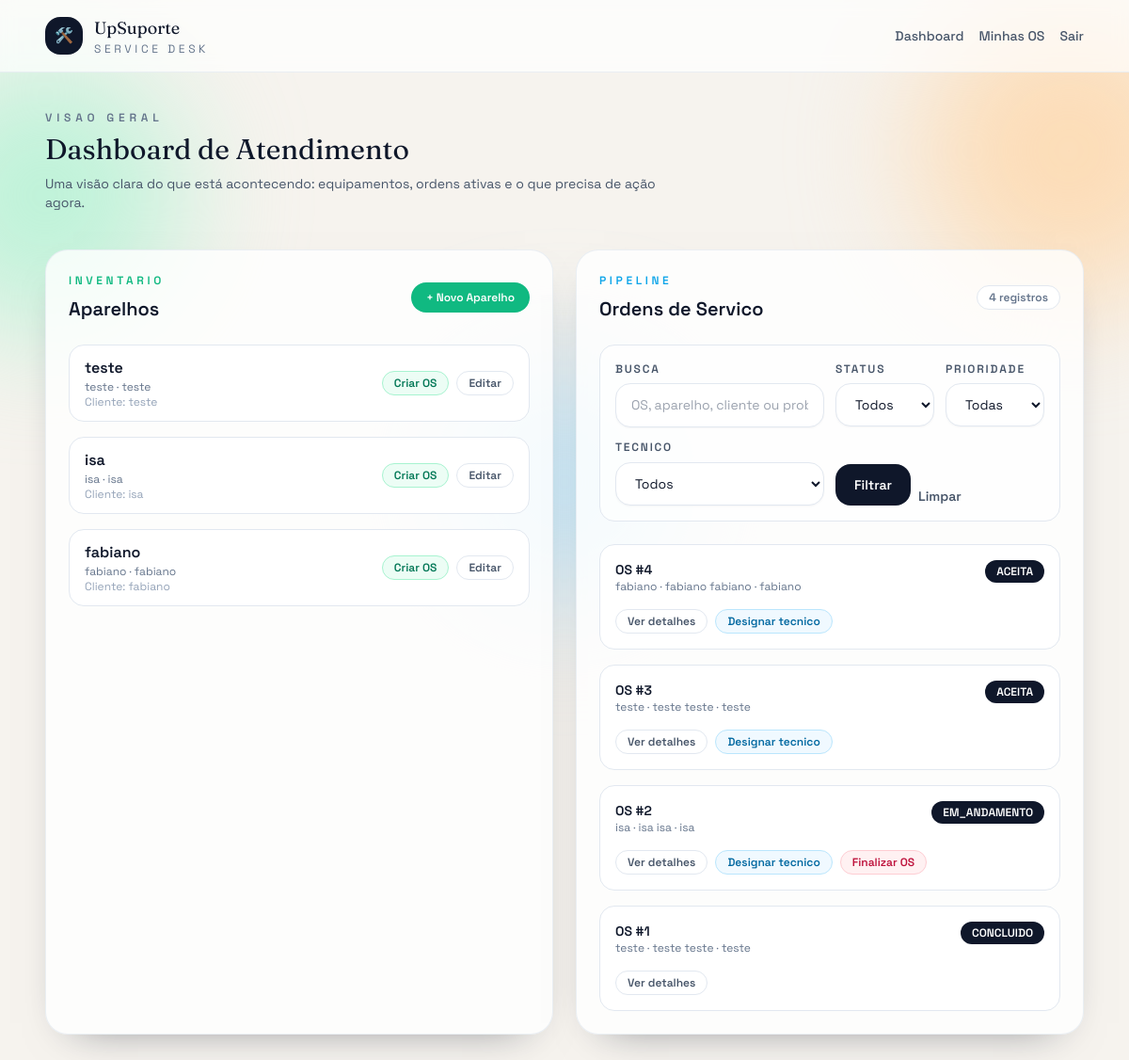
The app's page / (signed in) with its own data.
### core/models.py (models this page shows, shortened)
class Aparelho(models.Model):
    TIPO_CHOICES = [
        ("NOTEBOOK", "Notebook"),
        ("DESKTOP", "Desktop"),
        ("IMPRESSORA", "Impressora"),
        ("MONITOR", "Monitor"),
        ("OUTRO", "Outro"),
    ]
    nome = models.CharField(max_length=150)
    tipo = models.CharField(max_length=50, choices=TIPO_CHOICES)
    marca = models.CharField(max_length=100)
    modelo = models.CharField(max_length=100)
    numero_serie = models.CharField(max_length=100, unique=True)
    cliente = models.CharField(max_length=150)
    data_cadastro = models.DateTimeField(auto_now_add=True)

class OrdemServico(models.Model):
    STATUS_CHOICES = [
        ("ABERTO", "Aberto"),
        ("AGENDADO", "Agendado"),
        ("EM_ANDAMENTO", "Em andamento"),
        ("ACEITA", "Aceita"),
        ("REJEITADA", "Rejeitada"),
        ("CONCLUIDO", "Concluído"),
        ("CANCELADO", "Cancelado"),
    ]
    PRIORIDADE_CHOICES = [
        ("BAIXA", "Baixa"),
        ("MEDIA", "Média"),
        ("ALTA", "Alta"),
    ]
    aparelho = models.ForeignKey(Aparelho, on_delete=models.CASCADE, related_name="ordens")
    funcionario = models.ForeignKey(Funcionario, on_delete=models.SET_NULL, null=True, blank=True)
    problema_relatado = models.TextField()
    status = models.CharField(max_length=20, choices=STATUS_CHOICES, default="ABERTO")
    data_agendada = models.DateField(null=True, blank=True)
    hora_agendada = models.TimeField(null=True, blank=True)
    prioridade = models.CharField(max_length=10, choices=PRIORIDADE_CHOICES, default="MEDIA")
    laudo_tecnico = models.TextField(blank=True)  # só preenche quando finaliza
    data_criacao = models.DateTimeField(auto_now_add=True)
    data_conclusao = models.DateTimeField(null=True, blank=True)
    data_limite_sla = models.DateTimeField(null=True, blank=True)
    def get_sla_deadline(self):
        if self.data_limite_sla:
            return self.data_limite_sla
        horas = settings.SLA_HORAS.get(self.prioridade, 48)
        return self.data_criacao + timezone.timedelta(hours=horas)
    def is_atrasada(self):
        if self.status in {"CONCLUIDO", "CANCELADO"}:
            return False
        return timezone.now() > self.get_sla_deadline()

### core/views.py (the view, shortened to what this page needs)
# urls.py: path('', views.home, name='home'),
@login_required
def home(request):
    funcionario = _get_funcionario(request.user)
    is_gestor = request.user.groups.filter(name="Gestor").exists()
    is_tecnico = request.user.groups.filter(name="Tecnico").exists()
    if is_tecnico and funcionario:
        aparelhos = Aparelho.objects.none()
        ordens = (
            OrdemServico.objects.filter(funcionario=funcionario)
            .select_related("aparelho", "funcionario")
        )
    else:
        aparelhos = Aparelho.objects.all()
        ordens = OrdemServico.objects.select_related("aparelho", "funcionario")
    q = request.GET.get("q", "").strip()
    status = request.GET.get("status", "").strip()
    prioridade = request.GET.get("prioridade", "").strip()
    tecnico_id = request.GET.get("tecnico", "").strip()
    if status:
        ordens = ordens.filter(status=status)
    if prioridade:
        ordens = ordens.filter(prioridade=prioridade)
    if is_gestor and tecnico_id:
        ordens = ordens.filter(funcionario_id=tecnico_id)
    ordens = ordens.order_by("-data_criacao")
    return render(
        request,
        "home.html",
        {
            "aparelhos": aparelhos,
            "ordens": ordens,
            "funcionario": funcionario,
            "is_gestor": is_gestor,
            "is_tecnico": is_tecnico,
            "status_choices": OrdemServico.STATUS_CHOICES,
            "prioridade_choices": OrdemServico.PRIORIDADE_CHOICES,
            "tecnicos": Funcionario.objects.all() if is_gestor else Funcionario.objects.none(),
            "filters": {
                "q": q,
                "status": status,
                "prioridade": prioridade,
                "tecnico": tecnico_id,
            },
        },
    )

### core/models.py (called while the page is built)
    def __str__(self):
        return self.usuario.get_full_name() or self.usuario.username

### core/views.py (called while the page is built)
def _get_funcionario(user):
    try:
        return user.funcionario
    except Funcionario.DoesNotExist:
        return None

### templates/home.html (shortened to what this page needs)
{% extends "base.html" %}
{% block content %}
<div class="flex flex-col gap-2">
  <p class="text-xs font-semibold uppercase tracking-[0.4em] text-slate-500">Visao Geral</p>
  <h2 class="font-display text-3xl">Dashboard de Atendimento</h2>
  <p class="max-w-2xl text-sm text-slate-600">
    Uma visão clara do que está acontecendo: equipamentos, ordens ativas e o que precisa de ação agora.
  </p>
</div>
<div class="mt-10 grid gap-6 {% if is_gestor %}lg:grid-cols-2{% else %}grid-cols-1{% endif %}">
  {% if is_gestor %}
  <div class="rounded-3xl border border-slate-200/70 bg-white/80 p-6 shadow-soft">
    <div class="flex items-center justify-between">
      <div>
        <p class="text-xs font-semibold uppercase tracking-[0.3em] text-emerald-500">Inventario</p>
        <h3 class="mt-2 text-xl font-semibold">Aparelhos</h3>
      </div>
      <a href="{% url 'novo_aparelho' %}" class="rounded-full bg-emerald-500 px-4 py-2 text-xs font-semibold text-white transition hover:-translate-y-0.5">
        + Novo Aparelho
      </a>
    </div>
    <div class="mt-6 space-y-4">
      {% for a in aparelhos %}
      <div class="flex flex-wrap items-center justify-between gap-3 rounded-2xl border border-slate-200 bg-white px-4 py-3">
        <div>
          <p class="font-semibold text-slate-900">{{ a.nome }}</p>
          <p class="text-xs text-slate-500">{{ a.marca }} · {{ a.modelo }}</p>
          <p class="text-xs text-slate-400">Cliente: {{ a.cliente }}</p>
        </div>
        <div class="flex items-center gap-2">
          <a href="{% url 'nova_os' a.id %}" class="rounded-full border border-emerald-200 bg-emerald-50 px-3 py-1 text-xs font-semibold text-emerald-700">
            Criar OS
          </a>
          <a href="{% url 'editar_aparelho' a.id %}" class="rounded-full border border-slate-200 px-3 py-1 text-xs font-semibold text-slate-600">
            Editar
          </a>
        </div>
      </div>
      {% empty %}
      <p class="rounded-2xl border border-dashed border-slate-200 bg-white/60 px-4 py-6 text-sm text-slate-500">
        Nenhum aparelho cadastrado ainda.
      </p>
      {% endfor %}
    </div>
  </div>
  {% endif %}
  <div class="rounded-3xl border border-slate-200/70 bg-white/80 p-6 shadow-soft">
    <div class="flex flex-wrap items-center justify-between gap-3">
      <div>
        <p class="text-xs font-semibold uppercase tracking-[0.3em] text-sky-500">Pipeline</p>
        <h3 class="mt-2 text-xl font-semibold">Ordens de Servico</h3>
      </div>
      <span class="rounded-full border border-slate-200 bg-white px-3 py-1 text-xs font-semibold text-slate-500">
        {{ ordens|length }} registros
      </span>
    </div>
    <form method="get" class="mt-6 grid gap-3 rounded-2xl border border-slate-200 bg-white/70 p-4 sm:grid-cols-2 lg:grid-cols-4">
      <div class="sm:col-span-2 lg:col-span-2">
        <label class="form-label">Busca</label>
        <input
          type="text"
          name="q"
          value="{{ filters.q }}"
          class="form-control"
          placeholder="OS, aparelho, cliente ou problema"
        >
      </div>
      <div>
        <label class="form-label">Status</label>
        <select name="status" class="form-select">
          <option value="">Todos</option>
        </select>
      </div>
      <div>
        <label class="form-label">Prioridade</label>
        <select name="prioridade" class="form-select">
          <option value="">Todas</option>
        </select>
      </div>
      {% if is_gestor %}
      <div class="sm:col-span-2 lg:col-span-2">
        <label class="form-label">Tecnico</label>
        <select name="tecnico" class="form-select">
          <option value="">Todos</option>
        </select>
      </div>
      {% endif %}
      <div class="flex items-end gap-2 sm:col-span-2 lg:col-span-2">
        <button type="submit" class="rounded-2xl bg-slate-900 px-5 py-3 text-sm font-semibold text-white transition hover:-translate-y-0.5">
          Filtrar
        </button>
        <a href="{% url 'home' %}" class="text-sm font-semibold text-slate-600 hover:text-slate-900">
          Limpar
        </a>
      </div>
    </form>
    <div class="mt-6 space-y-4">
      {% for os in ordens %}
      <div class="rounded-2xl border border-slate-200 bg-white px-4 py-4">
        <div class="flex flex-wrap items-start justify-between gap-3">
          <div>
            <p class="text-sm font-semibold text-slate-900">OS #{{ os.id }}</p>
            <p class="text-xs text-slate-500">
              {{ os.aparelho.nome }} · {{ os.aparelho.marca }} {{ os.aparelho.modelo }} · {{ os.aparelho.cliente }}
            </p>
          </div>
          <div class="flex flex-col items-end gap-2">
            <span class="rounded-full bg-slate-900 px-3 py-1 text-xs font-semibold text-white">{{ os.status }}</span>
          </div>
        </div>
        <div class="mt-4 flex flex-wrap items-center gap-2 text-xs font-semibold text-slate-600">
          <a href="{% url 'detalhe_os' os.id %}" class="rounded-full border border-slate-200 px-3 py-1 transition hover:border-slate-400">
            Ver detalhes
          </a>
          {% if is_gestor and os.status != "CONCLUIDO" %}
          <a href="{% url 'designar_funcionario' os.id %}" class="rounded-full border border-sky-200 bg-sky-50 px-3 py-1 text-sky-700">
            Designar tecnico
          </a>
          {% endif %}
          {% if is_gestor and os.status == "EM_ANDAMENTO" %}
          <a href="{% url 'finalizar_os' os.id %}" class="rounded-full border border-rose-200 bg-rose-50 px-3 py-1 text-rose-700">
            Finalizar OS
          </a>
          {% endif %}
        </div>
      </div>
      {% empty %}
      <p class="rounded-2xl border border-dashed border-slate-200 bg-white/60 px-4 py-6 text-sm text-slate-500">
        Nenhuma ordem criada ainda.
      </p>
      {% endfor %}
    </div>
  </div>
</div>
{% endblock %}

### templates/base.html (style rules this page uses)
.form-control, .form-select { border-radius: 1rem; border: 1px solid rgba(226, 232, 240, 1); padding: 0.75rem 1rem; width: 100%; font-size: 0.875rem; box-shadow: 0 1px 2px rgba(15, 23, 42, 0.04); background-color: white; }
.form-label { font-size: 0.75rem; font-weight: 600; color: rgba(71, 85, 105, 1); text-transform: uppercase; letter-spacing: 0.15em; display: block; margin-bottom: 0.4rem; }
form label { font-size: 0.75rem; font-weight: 600; color: rgba(71, 85, 105, 1); text-transform: uppercase; letter-spacing: 0.15em; display: block; margin-bottom: 0.4rem; }

### records on screen
Aparelho: nome "teste", marca "teste", modelo "teste", cliente "teste"
Aparelho: nome "isa", marca "isa", modelo "isa", cliente "isa"
Aparelho: nome "fabiano", marca "fabiano", modelo "fabiano", cliente "fabiano"
OrdemServico: id "4", aparelho.nome "fabiano", aparelho.marca "fabiano", aparelho.modelo "fabiano", aparelho.cliente "fabiano", status "ACEITA", shows "Designar tecnico"
OrdemServico: id "3", aparelho.nome "teste", aparelho.marca "teste", aparelho.modelo "teste", aparelho.cliente "teste", status "ACEITA", shows "Designar tecnico"
OrdemServico: id "2", aparelho.nome "isa", aparelho.marca "isa", aparelho.modelo "isa", aparelho.cliente "isa", status "EM_ANDAMENTO", shows "Designar tecnico", shows "Finalizar OS"
OrdemServico: id "1", aparelho.nome "teste", aparelho.marca "teste", aparelho.modelo "teste", aparelho.cliente "teste", status "CONCLUIDO"

### other values on screen
{{ ordens|length }} "4"
